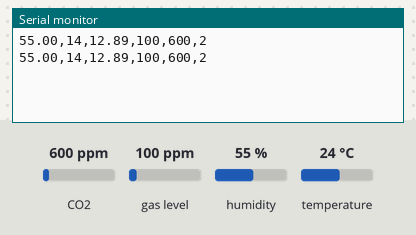
Bench run of a sketch on a simulated Arduino Uno, built with avr-gcc and run on an emulated ATmega328P. Parts: the last lines printed to the serial monitor. Inputs (shaded band) come from the test bench; at power-on: CO2 600 ppm, humidity 55 %, gas level 100 ppm, temperature 24 °C.

Above: at 4.8 s.
4.9 s: CO2 set to 452 ppm
At 7.5 s:
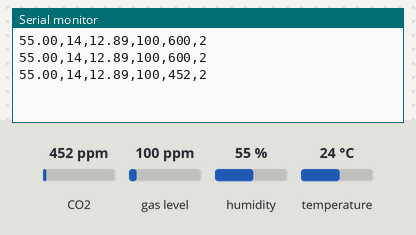
7.9 s: humidity set to 22 %
At 8.5 s:
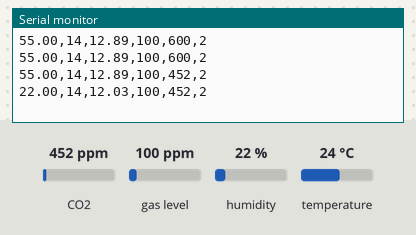
10.9 s: gas level set to 20 ppm
At 12.9 s:
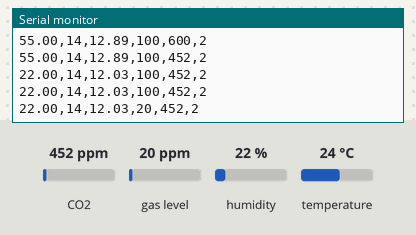
13.9 s: temperature set to 12 °C
At 15.0 s:
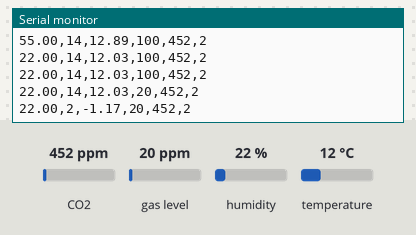
16.9 s: CO2 set to 1050 ppm
At 19.3 s:
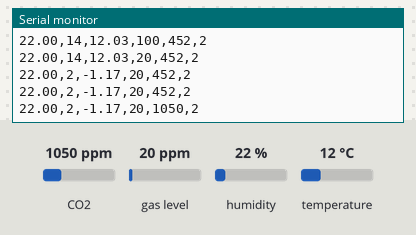
19.9 s: humidity set to 40 %
At 21.5 s:
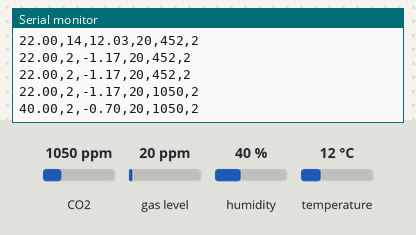
Timing chart, 0 to 23.0 s (numbered marks = the images above; inputs shaded):
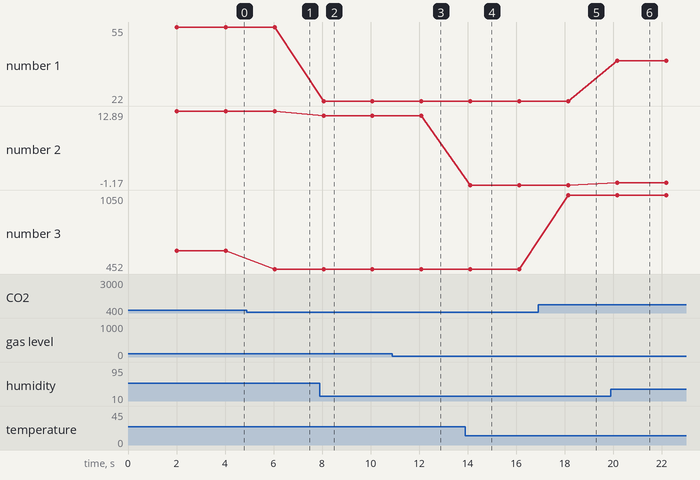

Measured:
- after the input at 4.9 s, the serial monitor: prints a new line after 1.1 s (image 1)
- after the input at 7.9 s, the serial monitor: prints a new line after 0.16 s (image 2)
- after the input at 10.9 s, the serial monitor: prints a new line after 1.2 s (image 3)
- after the input at 13.9 s, the serial monitor: prints a new line after 0.21 s (image 4)
- after the input at 16.9 s, the serial monitor: prints a new line after 1.2 s (image 5)
- after the input at 19.9 s, the serial monitor: prints a new line after 0.27 s (image 6)
- plotted number 1: 55 → 22 after the input at 7.9 s, 22 → 40 after the input at 19.9 s
- plotted number 2: 12.89 → 12.03 after the input at 7.9 s, 12.03 → -1.17 after the input at 13.9 s, -1.17 → -0.7 after the input at 19.9 s

The sketch:

sensors.ino
```cpp
#include <Wire.h>
#include "Adafruit_SGP30.h"

Adafruit_SGP30 sgp;

uint32_t getAbsoluteHumidity(float temperature, float humidity) {
    // approximation formula from Sensirion SGP30 Driver Integration chapter 3.15
    const float absoluteHumidity = 216.7f * ((humidity / 100.0f) * 6.112f * exp((17.62f * temperature) / (243.12f + temperature)) / (273.15f + temperature)); // [g/m^3]
    const uint32_t absoluteHumidityScaled = static_cast<uint32_t>(1000.0f * absoluteHumidity); // [mg/m^3]
    return absoluteHumidityScaled;
}

#include "DHT.h"
#define DHTPIN 5     // Digital pin connected to the DHT sensor
#define DHTTYPE DHT22   // DHT 22  (AM2302), AM2321
DHT dht(DHTPIN, DHTTYPE);

int index = 0;
int counter = 0;
int temp = 0;

void setup() {
  // put your setup code here, to run once:
 Serial.begin(9600);
  while (!Serial) { delay(10); } // Wait for serial console to open!

  dht.begin();
  sgp.begin();
}


void loop() {
   // Wait a few seconds between measurements.
  delay(2000);

  // Reading temperature or humidity takes about 250 milliseconds!
  // Sensor readings may also be up to 2 seconds 'old' (its a very slow sensor)
  float hum = dht.readHumidity();
  // Read temperature as Celsius (the default)
  float tem = dht.readTemperature();
  temp = tem - 10;
  // Compute heat index in Celsius (isFahreheit = false)
  float feels = dht.computeHeatIndex(temp, hum, false);
  sgp.IAQmeasure();

  if (temp > 35) {
    index = 1;
  }
  else if (temp < 15){
    index = 2;
  }

  else if (hum > 80) {
    index = 3;
  }
  else if (hum < 20){
    index = 4;
  }

  else if (sgp.eCO2 > 700) {
    index = 5;
  }

  else if (sgp.TVOC > 800) {
    index = 6;
  }
  else if (temp && hum == 0) {
    index = 7;
  }
  else {
    index = 0;
  }
  Serial.print(hum);
  Serial.print(",");
  Serial.print(temp);
  Serial.print(",");
  Serial.print(feels);
  Serial.print(",");
  Serial.print(sgp.TVOC);
  Serial.print(",");
  Serial.print(sgp.eCO2);
  Serial.print(",");
  Serial.print(index);
  Serial.print("\n");
  delay(10);

  counter++;
  if (counter == 30) {
    counter = 0;

    uint16_t TVOC_base, eCO2_base;
    sgp.getIAQBaseline(&eCO2_base, &TVOC_base);

}
}
```
